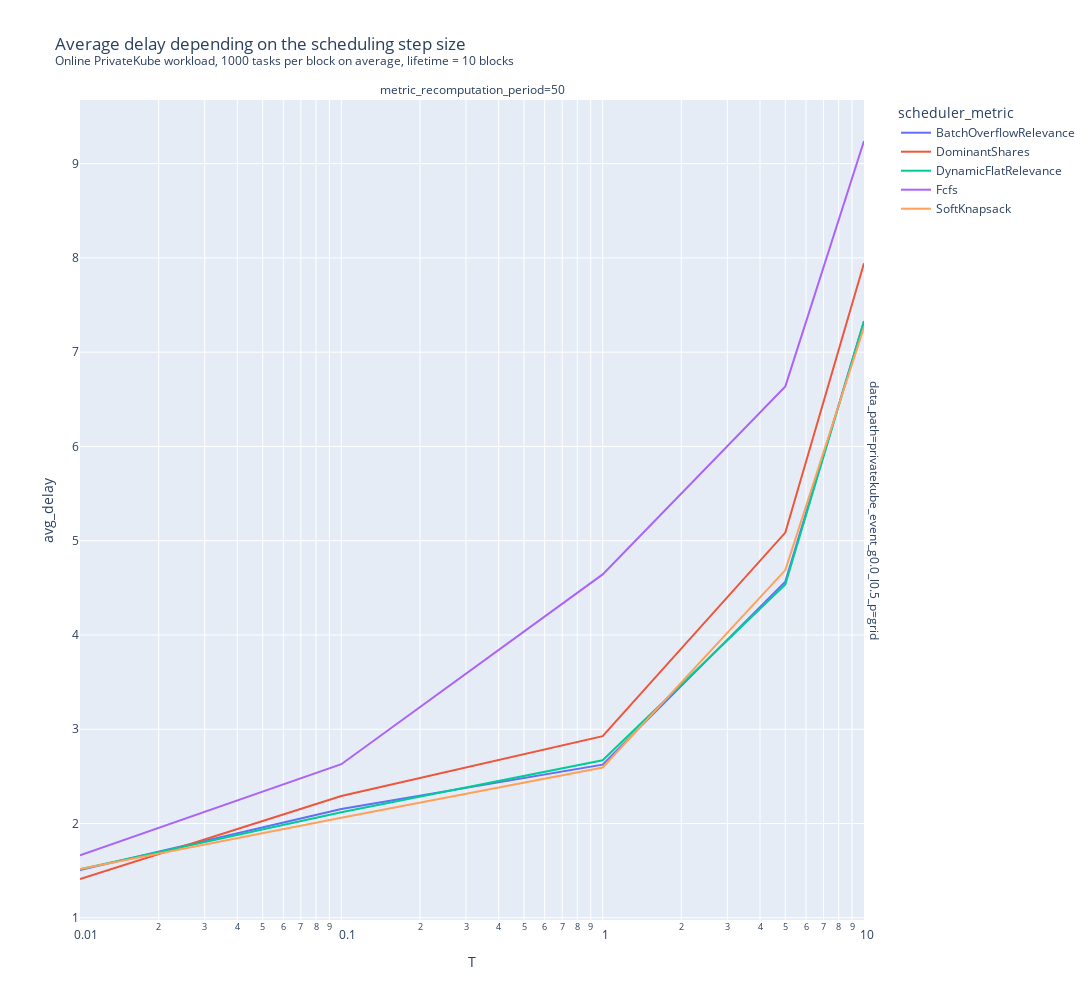

Notebook code for this chart:
### Code cell
rdf = load_ray_experiment(Path("/home/pierre/privacypacking/logs/ray/run_and_report_2021-12-09_21-39-48"))
rdf.columns
rdf["avg_delay"] = rdf.allocated_tasks_scheduling_delays.apply(lambda x: np.mean(x))
rdf["p95"] = rdf.allocated_tasks_scheduling_delays.apply(lambda x: np.percentile(x, 95))

fig = px.line(
    rdf.query("T <= 10").sort_values(["T", "scheduler_metric"]),
    x="T",
    y="avg_delay",
    color="scheduler_metric",
    log_x=True,
    width=1200,
    height=1000,
    # range_y=[0,15_000],
    # title="10 + 20 blocks, privatekube, online. With and without profits.",
    facet_col="metric_recomputation_period",
    facet_row="data_path",
    facet_col_wrap=2,
    title="Average delay depending on the scheduling step size<br><sup>Online PrivateKube workload, 1000 tasks per block on average, lifetime = 10 blocks</sup>"

)
fig

### Figure 1 — Plotly figure (JSON) as saved in the notebook; plotly's stock layout.template omitted (floating-point values rounded to 4 significant figures)
{"data": [{"hovertemplate": "scheduler_metric=BatchOverflowRelevance<br>data_path=privatekube_event_g0.0_l0.5_p=grid<br>metric_recomputation_period=50<br>T=%{x}<br>avg_delay=%{y}<extra></extra>", "legendgroup": "BatchOverflowRelevance", "line": {"color": "#636efa", "dash": "solid"}, "marker": {"symbol": "circle"}, "mode": "lines", "name": "BatchOverflowRelevance", "orientation": "v", "showlegend": true, "type": "scatter", "x": [0.01, 0.1, 1, 5, 10], "xaxis": "x", "y": [1.508, 2.154, 2.624, 4.566, 7.327], "yaxis": "y"}, {"hovertemplate": "scheduler_metric=DominantShares<br>data_path=privatekube_event_g0.0_l0.5_p=grid<br>metric_recomputation_period=50<br>T=%{x}<br>avg_delay=%{y}<extra></extra>", "legendgroup": "DominantShares", "line": {"color": "#EF553B", "dash": "solid"}, "marker": {"symbol": "circle"}, "mode": "lines", "name": "DominantShares", "orientation": "v", "showlegend": true, "type": "scatter", "x": [0.01, 0.1, 1, 5, 10], "xaxis": "x", "y": [1.412, 2.292, 2.927, 5.086, 7.944], "yaxis": "y"}, {"hovertemplate": "scheduler_metric=DynamicFlatRelevance<br>data_path=privatekube_event_g0.0_l0.5_p=grid<br>metric_recomputation_period=50<br>T=%{x}<br>avg_delay=%{y}<extra></extra>", "legendgroup": "DynamicFlatRelevance", "line": {"color": "#00cc96", "dash": "solid"}, "marker": {"symbol": "circle"}, "mode": "lines", "name": "DynamicFlatRelevance", "orientation": "v", "showlegend": true, "type": "scatter", "x": [0.01, 0.1, 1, 5, 10], "xaxis": "x", "y": [1.514, 2.12, 2.672, 4.536, 7.329], "yaxis": "y"}, {"hovertemplate": "scheduler_metric=Fcfs<br>data_path=privatekube_event_g0.0_l0.5_p=grid<br>metric_recomputation_period=50<br>T=%{x}<br>avg_delay=%{y}<extra></extra>", "legendgroup": "Fcfs", "line": {"color": "#ab63fa", "dash": "solid"}, "marker": {"symbol": "circle"}, "mode": "lines", "name": "Fcfs", "orientation": "v", "showlegend": true, "type": "scatter", "x": [0.01, 0.1, 1, 5, 10], "xaxis": "x", "y": [1.662, 2.629, 4.642, 6.637, 9.24], "yaxis": "y"}, {"hovertemplate": "scheduler_metric=SoftKnapsack<br>data_path=privatekube_event_g0.0_l0.5_p=grid<br>metric_recomputation_period=50<br>T=%{x}<br>avg_delay=%{y}<extra></extra>", "legendgroup": "SoftKnapsack", "line": {"color": "#FFA15A", "dash": "solid"}, "marker": {"symbol": "circle"}, "mode": "lines", "name": "SoftKnapsack", "orientation": "v", "showlegend": true, "type": "scatter", "x": [0.01, 0.1, 1, 5, 10], "xaxis": "x", "y": [1.518, 2.061, 2.594, 4.688, 7.264], "yaxis": "y"}], "layout": {"annotations": [{"font": {}, "showarrow": false, "text": "metric_recomputation_period=50", "x": 0.49, "xanchor": "center", "xref": "paper", "y": 1, "yanchor": "bottom", "yref": "paper"}, {"font": {}, "showarrow": false, "text": "data_path=privatekube_event_g0.0_l0.5_p=grid", "textangle": 90, "x": 0.98, "xanchor": "left", "xref": "paper", "y": 0.5, "yanchor": "middle", "yref": "paper"}], "height": 1000, "legend": {"title": {"text": "scheduler_metric"}, "tracegroupgap": 0}, "title": {"text": "Average delay depending on the scheduling step size<br><sup>Online PrivateKube workload, 1000 tasks per block on average, lifetime = 10 blocks</sup>"}, "width": 1200, "xaxis": {"anchor": "y", "domain": [0, 0.98], "title": {"text": "T"}, "type": "log"}, "yaxis": {"anchor": "x", "domain": [0, 1], "title": {"text": "avg_delay"}}}}
